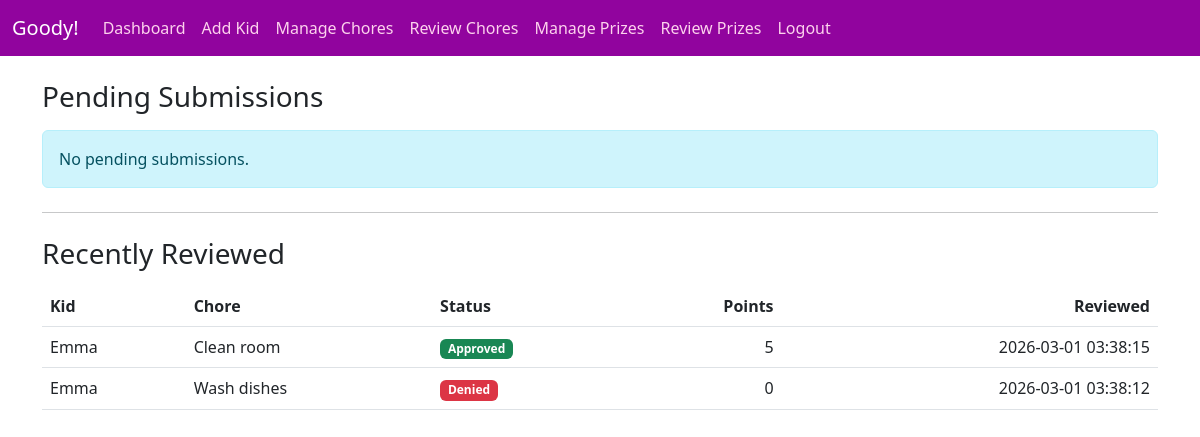
Page /parents/submissions (signed in) on the earlier database version.
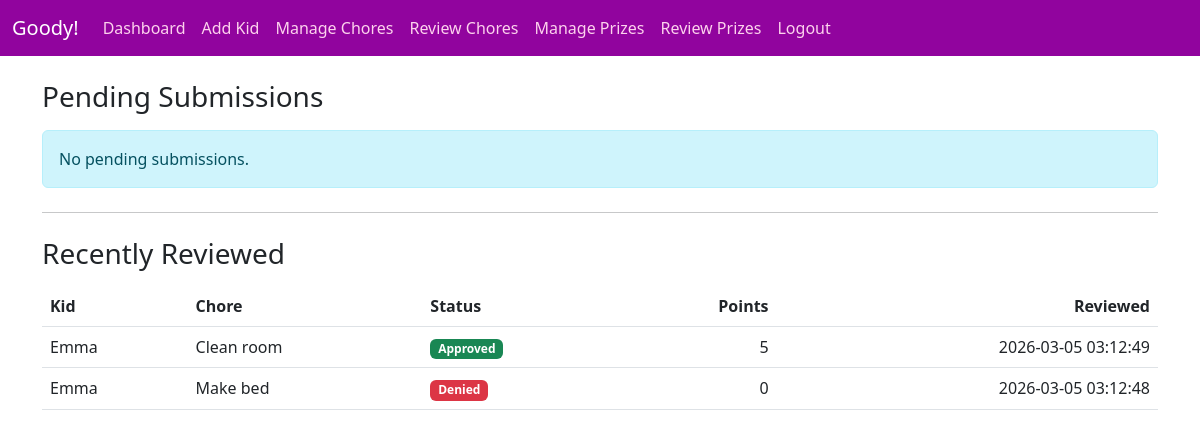
Same page on the later database version.
### tables this page shows
CREATE TABLE chore_submissions (
  id INTEGER PRIMARY KEY AUTOINCREMENT,
  template_id INTEGER NOT NULL,
  kid_id INTEGER NOT NULL,
  status TEXT NOT NULL DEFAULT 'submitted' CHECK(status IN ('submitted','approved','denied')),
  note TEXT,
  points_earned INTEGER,
  submitted_on DATETIME DEFAULT CURRENT_TIMESTAMP,
  reviewed_on DATETIME,
  reviewed_by INTEGER,
  FOREIGN KEY(template_id) REFERENCES chore_templates(id),
  FOREIGN KEY(kid_id) REFERENCES users(id),
  FOREIGN KEY(reviewed_by) REFERENCES users(id)
);

CREATE TABLE chore_templates (
  id INTEGER PRIMARY KEY AUTOINCREMENT,
  household_id INTEGER NOT NULL,
  title TEXT NOT NULL,
  points INTEGER NOT NULL DEFAULT 1,
  active TEXT NOT NULL DEFAULT 'Y' CHECK(active IN ('Y','N')),
  created_on DATETIME DEFAULT CURRENT_TIMESTAMP,
  created_by INTEGER NOT NULL,
  FOREIGN KEY(household_id) REFERENCES households(id),
  FOREIGN KEY(created_by) REFERENCES users(id)
);

CREATE TABLE users (
    id INTEGER PRIMARY KEY AUTOINCREMENT,
    username TEXT NOT NULL UNIQUE,
    password_hash TEXT NOT NULL,
    role TEXT NOT NULL CHECK(role IN ('parent','kid')),
    household_id INTEGER,
    created_on DATETIME DEFAULT CURRENT_TIMESTAMP,
    FOREIGN KEY(household_id) REFERENCES households(id)
);

### app.py (the view)
@app.route("/parents/submissions", methods=["GET"])
def parent_submissions():
    parent = get_current_user()
    if not parent:
        return redirect(url_for("login"))
    if parent["role"] != "parent":
        abort(403)
    if not parent["household_id"]:
        return redirect(url_for("households"))
    with get_db_connection() as conn:
        cursor = conn.cursor()
        cursor.execute("""
            SELECT s.id, s.note, s.submitted_on,
                   k.username AS kid_username,
                   t.title AS chore_title,
                   t.points AS template_points
            FROM chore_submissions s
            JOIN chore_templates t ON t.id = s.template_id
            JOIN users k ON k.id = s.kid_id
            WHERE t.household_id = ?
              AND s.status = 'submitted'
            ORDER BY s.submitted_on ASC
        """, (parent["household_id"],))
        pending = cursor.fetchall()
        cursor.execute("""
            SELECT s.id, s.status, s.note, s.points_earned, s.submitted_on, s.reviewed_on,
                   k.username AS kid_username,
                   t.title AS chore_title
            FROM chore_submissions s
            JOIN chore_templates t ON t.id = s.template_id
            JOIN users k ON k.id = s.kid_id
            WHERE t.household_id = ?
              AND s.status IN ('approved','denied')
            ORDER BY s.reviewed_on DESC
            LIMIT 25
        """, (parent["household_id"],))
        reviewed = cursor.fetchall()
    return render_template("parents-submissions.html", pending=pending, reviewed=reviewed)

### app.py (called while the page is built)
def get_db_connection():
    conn = sqlite3.connect("choretracker.db")
    conn.row_factory = sqlite3.Row
    conn.execute("PRAGMA foreign_keys = ON")
    return conn

def get_current_user():
    if hasattr(g, "current_user"):
        return g.current_user
    user_id = session.get("user_id")
    if not user_id:
        g.current_user = None
        return None
    with get_db_connection() as conn:
        cursor = conn.cursor()
        cursor.execute("SELECT * FROM users WHERE id = ?", (user_id,))
        g.current_user = cursor.fetchone()
        return g.current_user

@app.context_processor
def inject_user():
    return {"current_user": get_current_user()}

### templates/parents-submissions.html (shortened to what this page needs)
{% extends "layout.html" %}
{% block content %}
<h3 class="mb-3">Pending Submissions</h3>
{% if pending|length == 0 %}
  <div class="alert alert-info">No pending submissions.</div>
{% endif %}
<hr class="my-4">
<h3 class="mb-3">Recently Reviewed</h3>
{% if reviewed|length == 0 %}
  <div class="alert alert-secondary">No reviewed submissions yet.</div>
{% else %}
  <div class="table-responsive">
    <table class="table">
      <thead>
        <tr>
          <th>Kid</th>
          <th>Chore</th>
          <th>Status</th>
          <th class="text-end">Points</th>
          <th class="text-end">Reviewed</th>
        </tr>
      </thead>
      <tbody>
        {% for s in reviewed %}
        <tr>
          <td>{{ s.kid_username }}</td>
          <td>{{ s.chore_title }}</td>
          <td>
            {% if s.status == 'approved' %}
              <span class="badge bg-success">Approved</span>
            {% else %}
              <span class="badge bg-danger">Denied</span>
            {% endif %}
          </td>
          <td class="text-end">{{ s.points_earned }}</td>
          <td class="text-end">{{ s.reviewed_on }}</td>
        </tr>
        {% endfor %}
      </tbody>
    </table>
  </div>
{% endif %}
{% endblock %}

Differences in the rows shown:
changed chore_submissions "Clean room": reviewed_on "2026-03-01 03:38:15" → "2026-03-05 03:12:49"
changed chore_submissions: chore_title "Wash dishes" → "Make bed"; reviewed_on "2026-03-01 03:38:12" → "2026-03-05 03:12:48"
